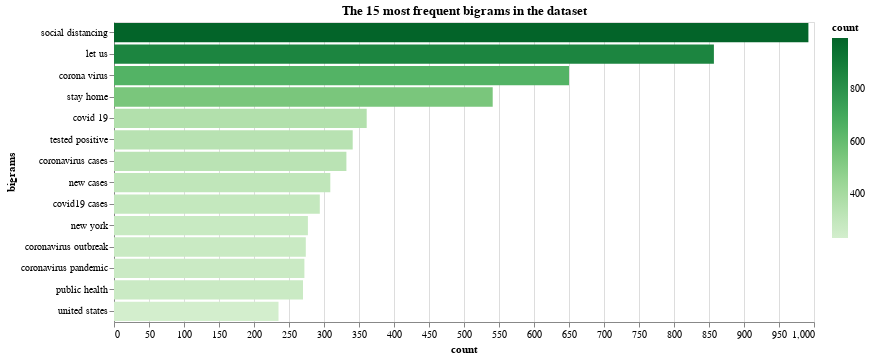

The cell this chart's notebook holds for it:
### Markdown cell above
We have created a bar chart showing the 15 most frequent bigrams within the dataset:

### Code cell
fdist_sorted_bi = dict(sorted(bi.items(), key=lambda item: item[1], reverse=True))
#print(fdist_sorted)
out_bi = dict(itertools.islice(fdist_sorted_bi.items(), 15))

df_bi = pd.DataFrame.from_dict(out_bi, orient='index').reset_index()
df_bi = df_bi.rename(columns={'index':'bigrams', 0:'count'})
#print(df)
#alt.renderers.enable('altair_viewer',inline=True)


chart = alt.Chart(
    df_bi,
    title = "The 15 most frequent bigrams in the dataset"
).mark_bar().encode(
    x=alt.X('count:Q'),
    y=alt.Y('bigrams:N',sort='-x'),
    color=alt.Color('count:Q',scale=alt.Scale(scheme="greens"))
).transform_window(
    rank='rank(count)',
    sort=[alt.SortField('count', order='descending')]
).transform_filter(
    (alt.datum.rank < 15)
).properties(width=700, height=300, title = "The 15 most frequent bigrams in the dataset")

chart

### Figure 1 — Vega-Lite specification as saved in the notebook (floating-point values rounded to 4 significant figures)
{"config": {"view": {"continuousWidth": 400, "continuousHeight": 300}}, "data": {"name": "data-2bc009d103b4ff4c1720fab0da62bc75"}, "mark": "bar", "encoding": {"color": {"type": "quantitative", "field": "count", "scale": {"scheme": "greens"}}, "x": {"type": "quantitative", "field": "count"}, "y": {"type": "nominal", "field": "bigrams", "sort": "-x"}}, "height": 300, "title": "The 15 most frequent bigrams in the dataset", "transform": [{"window": [{"op": "rank", "field": "count", "as": "rank"}], "sort": [{"field": "count", "order": "descending"}]}, {"filter": "(datum.rank < 15)"}], "width": 700, "$schema": "https://vega.github.io/schema/vega-lite/v4.8.1.json", "datasets": {"data-2bc009d103b4ff4c1720fab0da62bc75": [{"bigrams": "social distancing", "count": 992}, {"bigrams": "let us", "count": 857}, {"bigrams": "corona virus", "count": 650}, {"bigrams": "stay home", "count": 541}, {"bigrams": "covid 19", "count": 361}, {"bigrams": "tested positive", "count": 341}, {"bigrams": "coronavirus cases", "count": 332}, {"bigrams": "new cases", "count": 309}, {"bigrams": "covid19 cases", "count": 294}, {"bigrams": "new york", "count": 277}, {"bigrams": "coronavirus outbreak", "count": 274}, {"bigrams": "coronavirus pandemic", "count": 272}, {"bigrams": "public health", "count": 270}, {"bigrams": "united states", "count": 235}, {"bigrams": "white house", "count": 233}]}}
